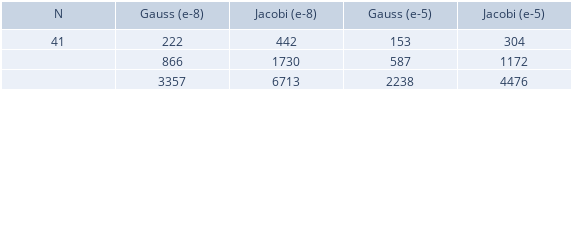

Write notebook code for a chart like this one.
### Code cell
iterGauss=[]
iterJacob=[]
iterGauss5=[]
iterJacob5=[]
#Tamanho=[11,21,41,51]
n_Values=[11,21,41]

for i in n_Values:
    iterGauss.append(Metodo_Iterativo_Geral_Simetrico(1.0e-8,10000,i,'Gauss'))
    iterJacob.append(Metodo_Iterativo_Geral_Simetrico(1.0e-8,10000,i,'Jacobi'))
    iterGauss5.append(Metodo_Iterativo_Geral_Simetrico(1.0e-5,10000,i,'Gauss'))
    iterJacob5.append(Metodo_Iterativo_Geral_Simetrico(1.0e-5,10000,i,'Jacobi'))

fig = go.Figure(data=[go.Table(header=dict(values=['N','Gauss (e-8)','Jacobi (e-8)','Gauss (e-5)','Jacobi (e-5)']),
                 cells=dict(values=[i,iterGauss,iterJacob,iterGauss5,iterJacob5]))
                     ])
fig.update_layout(width=572,height=90,margin_b=1,margin_l=1,margin_r=1,margin_t=1)
fig.show()

### Figure 1 — Plotly figure (JSON) as saved in the notebook; plotly's stock layout.template omitted (floating-point values rounded to 4 significant figures)
{"data": [{"cells": {"values": [41, [222, 866, 3357], [442, 1730, 6713], [153, 587, 2238], [304, 1172, 4476]]}, "header": {"values": ["N", "Gauss (e-8)", "Jacobi (e-8)", "Gauss (e-5)", "Jacobi (e-5)"]}, "type": "table"}], "layout": {"height": 90, "margin": {"b": 1, "l": 1, "r": 1, "t": 1}, "width": 572}}
